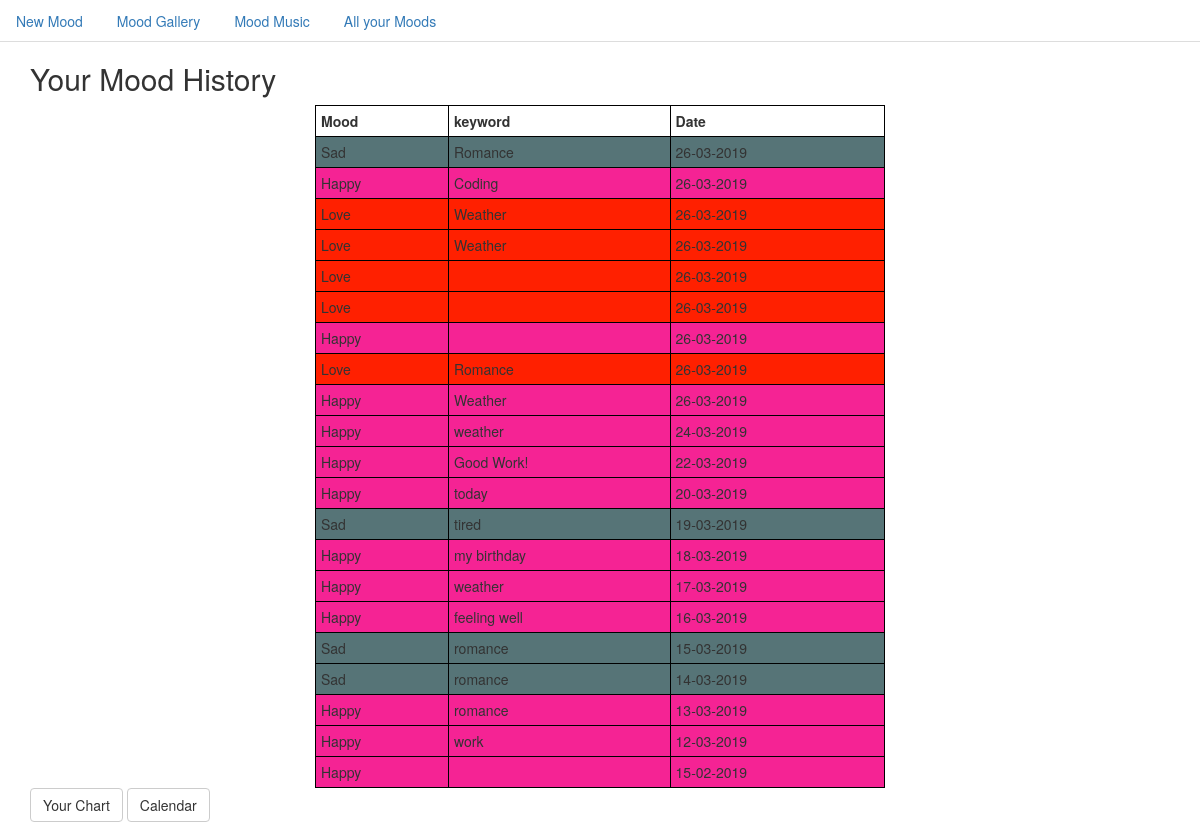
Before: /history/ with the older database file.
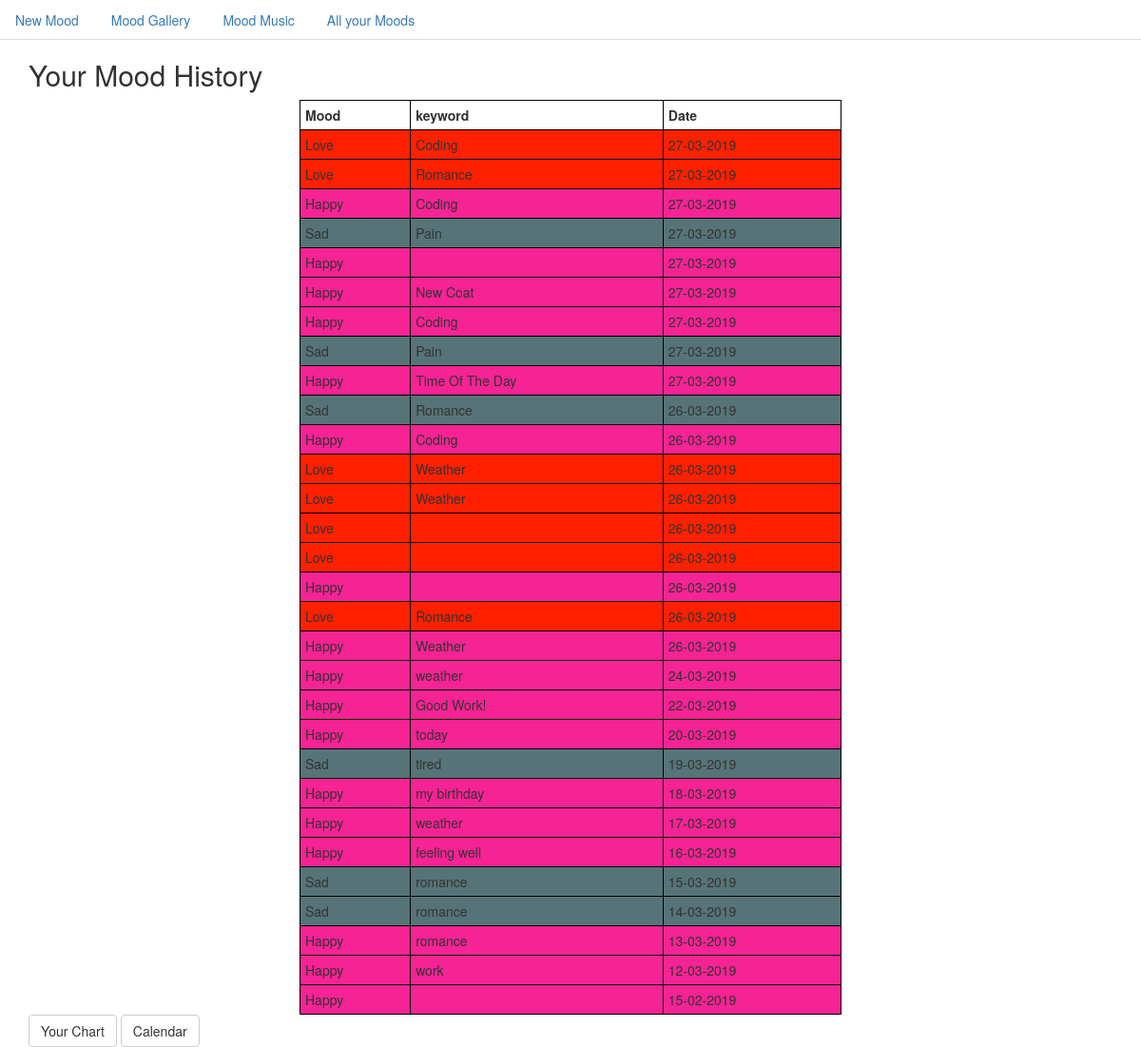
After: the same page with the newer database file.
### tables this page shows
CREATE TABLE post (
    id INTEGER PRIMARY KEY AUTOINCREMENT , 
    created TIMESTAMP NOT NULL DEFAULT CURRENT_TIMESTAMP,
    mood TEXT NOT NULL,
    body TEXT NOT NULL
);

### final_project_example/__init__.py (the view)
    @app.route("/history/",  methods=["GET", "POST"])
    def history():
        db = get_db()
        posts = db.execute(
            'SELECT id, mood, body, created'
            ' FROM post'
            ' ORDER BY created DESC'
        ).fetchall()
        return render_template(
            "history.html",
            posts=posts,
            mood_colour=mood_colour,
        )

### final_project_example/db.py (called while the page is built)
def get_db():
    if 'db' not in g:
        g.db = sqlite3.connect(
            current_app.config['DATABASE'],
            detect_types=sqlite3.PARSE_DECLTYPES
        )
        g.db.row_factory = sqlite3.Row
    return g.db

### final_project_example/templates/history.html (shortened to what this page needs)
{% extends "base.html" %}
{% block body %}
<section class="content container">
        <h2>Your Mood History</h2>
    <table class="post">
        <tr >
            <th>Mood</th>
            <th>keyword</th>
            <th>Date</th>
        </tr>
        {% for post in posts %}
        <tr style="background-color: {{ mood_colour(post['mood']) }} ">
            <td>{{ post['mood'] }}</td>
            <td >{{ post['body'] }} </td>
            <td> {{ post['created'].strftime('%d-%m-%Y')  }}</td>
        </tr>
         {% endfor %}
    </table>
    <a href= "{{ url_for('graph') }}" class="btn btn-default" role="button" >Your Chart</a>
    <a href= "{{ url_for('mcalendar') }}" class="btn btn-default" role="button">Calendar</a>
</section>
{% endblock %}

### final_project_example/templates/base.html (shortened to what this page needs)
<!doctype html>
<html lang="en">
<link rel="stylesheet" href="/static/bootstrap/css/bootstrap.min.css">
<link rel="stylesheet" href="{{ url_for('static', filename='style.css')}}">
<head>
</head>
<body>
  <ul class="nav nav-tabs">
      <li class="nav-item">
          <a class="nav-link"  href= "{{ url_for('new') }}">New Mood</a>
      </li>
       <li class="nav-item">
          <a class="nav-link"  href= "{{ url_for('gallery') }}">Mood Gallery</a>
      </li>
      <li class="nav-item">
          <a class="nav-link"  href= "{{ url_for('music') }}">Mood Music</a>
      </li>
      <li class="nav-item dropdown">
          <a class="nav-link dropdown-toggle" data-toggle="dropdown" role="button" aria-haspopup="true" aria-expanded="false">All your Moods</a>
      </li>
  </ul>
{% block body %}{% endblock %}
  </body>
</html>

### final_project_example/static/style.css (style rules this page uses)
body { height: 100%; margin: 0; background-repeat: no-repeat; background-attachment: fixed; }
table { width: 50%; margin: 0 auto; }
table, th, td { border: 1px solid black; border-collapse: collapse; }
th, td { padding: 5px; }
th { text-align: left; }

Changed rows visible on the page:
added post: mood "Love", body "Coding", created "27-03-2019"
added post: mood "Love", body "Romance", created "27-03-2019"
added post: mood "Happy", body "Coding", created "27-03-2019"
added post: mood "Sad", body "Pain", created "27-03-2019"
added post: mood "Happy", created "27-03-2019"
added post: mood "Happy", body "New Coat", created "27-03-2019"
added post: mood "Happy", body "Coding", created "27-03-2019"
added post: mood "Sad", body "Pain", created "27-03-2019"
added post: mood "Happy", body "Time Of The Day", created "27-03-2019"
